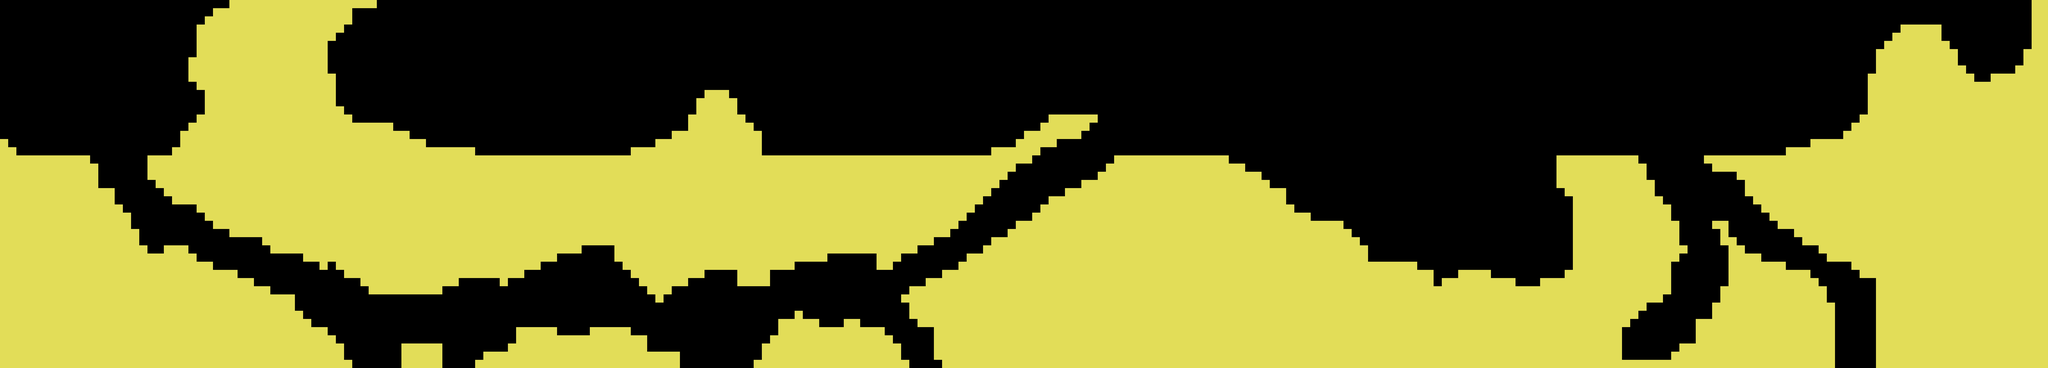

Rendered tile map (Tiled .tmx) drawn with the repository's tilesets; below, a short description and the map source with its tile grids summarised:
An orthogonal 250x45 tile map with 32x32 px tiles, 1 tile layer (ground), 1 hidden layer not drawn, 2 tilesets.

<map version="1.5" tiledversion="1.5.0" orientation="orthogonal" renderorder="right-down" width="250" height="45" tilewidth="32" tileheight="32" infinite="0" nextlayerid="3" nextobjectid="1">
 <editorsettings>
  <export target="level_3_map.json" format="json1" />
 </editorsettings>
 <tileset firstgid="1" name="map_sky_night2" tilewidth="32" tileheight="32" tilecount="4" columns="2">
  <image source="map_sky_night2.png" width="64" height="64" />
 </tileset>
 <tileset firstgid="5" name="Level_3_Ground" tilewidth="32" tileheight="32" tilecount="32" columns="8">
  <image source="Level_3_Ground.png" width="256" height="128" />
 </tileset>
 <layer id="1" name="sky" width="250" height="45" visible="0">
  <data>[11250 cells, 11250 non-empty, 20 distinct tile ids]</data>
 </layer>
 <layer id="2" name="ground" width="250" height="45">
  <data>[11250 cells, 5603 non-empty, 4 distinct tile ids]</data>
 </layer>
</map>